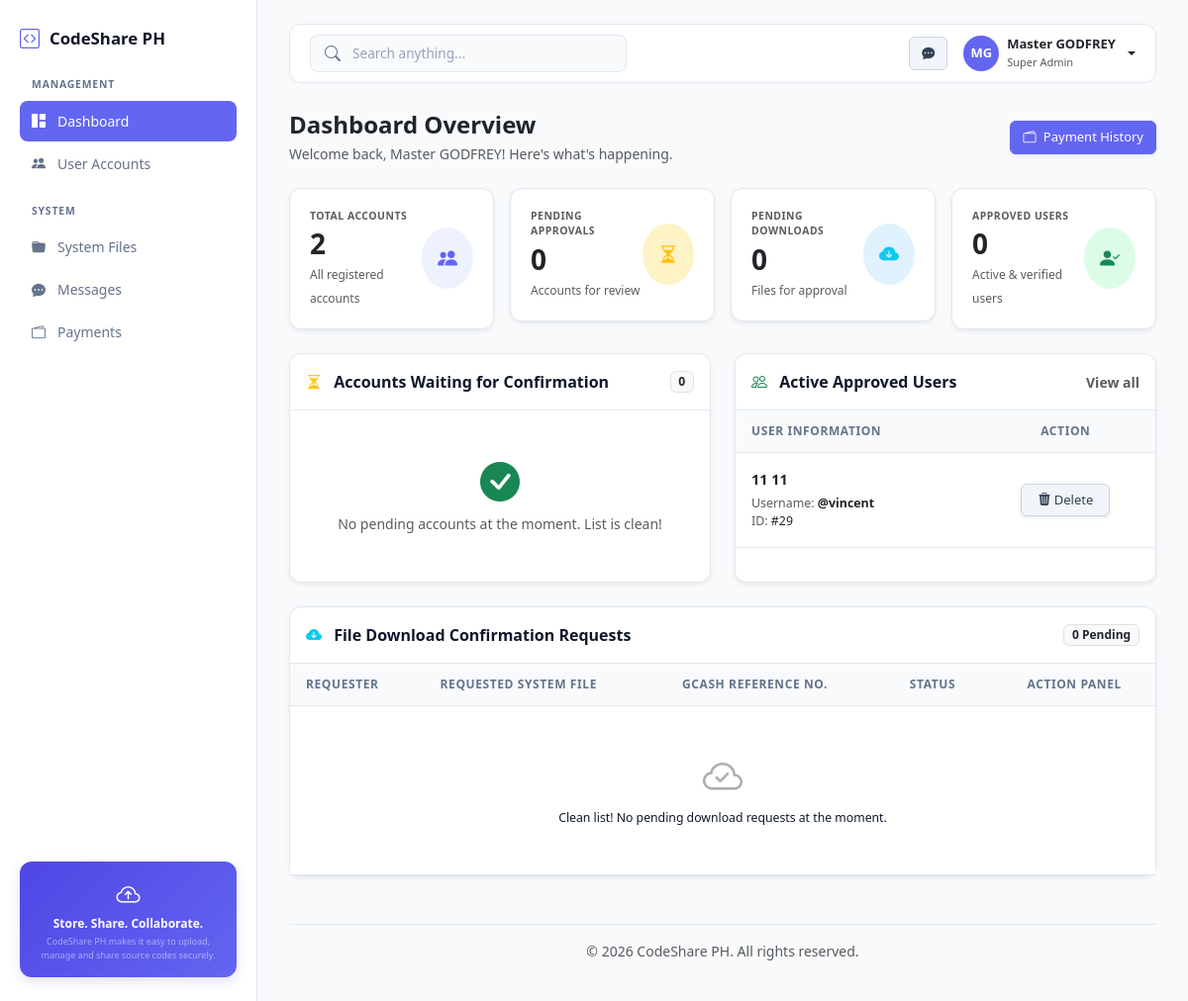
The page /admin_dashboard.php (signed in) on the database its author committed.
### tables this page shows
CREATE TABLE `users` (
  `id` int(11) NOT NULL,
  `username` varchar(50) NOT NULL,
  `password` varchar(255) DEFAULT NULL,
  `firstname` varchar(255) NOT NULL,
  `lastname` varchar(255) NOT NULL,
  `address` varchar(255) NOT NULL,
  `school_attended` varchar(255) NOT NULL,
  `mobile_email` varchar(255) NOT NULL,
  `contact` varchar(255) NOT NULL,
  `status` varchar(20) DEFAULT 'pending',
  `created_at` timestamp NOT NULL DEFAULT current_timestamp(),
  `security_question` varchar(255) DEFAULT NULL,
  `security_answer` varchar(255) DEFAULT NULL,
  `reset_otp` varchar(6) DEFAULT NULL,
  `otp_expiry` datetime DEFAULT NULL
);

### admin_dashboard.php (the view, shortened to what this page needs)
<?php
include('db.php');
$count_all = mysqli_fetch_assoc(mysqli_query($conn, "SELECT COUNT(*) as total FROM users"));
$count_pending = mysqli_fetch_assoc(mysqli_query($conn, "SELECT COUNT(*) as total FROM users WHERE status='pending'"));
$count_approved = mysqli_fetch_assoc(mysqli_query($conn, "SELECT COUNT(*) as total FROM users WHERE status='approved'"));
$count_dl_pending = mysqli_fetch_assoc(mysqli_query($conn, "SELECT COUNT(*) as total FROM download_requests WHERE status='Pending'"));
$pending_users = mysqli_query($conn, "SELECT * FROM users WHERE status='pending' ORDER BY id DESC");
$active_users = mysqli_query($conn, "SELECT * FROM users WHERE status='approved' AND username != 'GODFREY' ORDER BY id DESC");
$get_download_requests = mysqli_query($conn, "SELECT r.id, r.user_username, r.status, r.gcash_ref, c.title FROM download_requests r JOIN source_codes c ON r.code_id = c.id WHERE r.status = 'Pending' ORDER BY r.id DESC");
?>
<!DOCTYPE html>
<html lang="en">
<head>
    <link href="https://cdn.jsdelivr.net/npm/bootstrap@5.3.0/dist/css/bootstrap.min.css" rel="stylesheet">
    <link rel="stylesheet" href="https://cdn.jsdelivr.net/npm/bootstrap-icons@1.11.0/font/bootstrap-icons.css">
</head>
<body>
    <div class="sidebar">
        <a class="sidebar-brand" href="#">
            <i class="bi bi-code-square fs-5 text-indigo" style="color: var(--accent-purple);"></i>
            <span>CodeShare PH</span>
        </a>
        <div class="sidebar-menu-category">Management</div>
        <ul class="sidebar-nav">
            <li><a href="admin_dashboard.php" class="sidebar-link active"><i class="bi bi-grid-1x2-fill"></i> <span>Dashboard</span></a></li>
           <li><a href="admin_profile.php" class="sidebar-link"><i class="bi bi-people-fill"></i> <span>User Accounts</span></a></li>
        </ul>
        <div class="sidebar-menu-category">System</div>
        <ul class="sidebar-nav">
            <li><a href="system_files.php" class="sidebar-link"><i class="bi bi-folder-fill"></i> <span>System Files</span></a></li>
            <li><a href="#" id="openChatBubbleSidebar" class="sidebar-link"><i class="bi bi-chat-dots-fill"></i> <span>Messages</span></a></li>
            <li><a href="#" class="sidebar-link" data-bs-toggle="modal" data-bs-target="#paymentHistoryModal"><i class="bi bi-wallet2"></i> <span>Payments</span></a></li>
        </ul>
        <div class="sidebar-footer-card">
            <i class="bi bi-cloud-arrow-up fs-4 text-white mb-1 d-block"></i>
            <h6 class="text-white small fw-bold mb-1" style="font-size: 0.75rem;">Store. Share. Collaborate.</h6>
            <p class="text-white-50" style="font-size: 9px; margin-bottom: 0;">CodeShare PH makes it easy to upload, manage and share source codes securely.</p>
        </div>
    </div>
    <div class="main-content">
        <div class="top-navbar">
            <div class="search-box">
                <i class="bi bi-search"></i>
                <input type="text" placeholder="Search anything...">
            </div>
            <div class="d-flex align-items-center gap-3">
                <button type="button" id="openChatBubbleBtn" class="btn btn-sm btn-dark-action position-relative">
                    <i class="bi bi-chat-dots-fill"></i>
                </button>
                <div class="dropdown">
                    <a href="#" class="d-flex align-items-center gap-2 text-decoration-none dropdown-toggle text-dark" data-bs-toggle="dropdown" aria-expanded="false">
                        <div class="rounded-circle d-flex align-items-center justify-content-center text-white fw-bold" style="width: 36px; height: 36px; font-size: 13px; background-color: var(--accent-purple);">MG</div>
                        <div class="d-none d-md-block text-start" style="line-height: 1.2;">
                            <span class="d-block fw-bold" style="font-size: 0.8125rem;">Master <?php echo $_SESSION['admin']; ?></span>
                            <span class="text-muted" style="font-size: 0.6875rem;">Super Admin</span>
                        </div>
                    </a>
                </div>
            </div>
        </div>
        <div class="d-flex justify-content-between align-items-center mb-4">
            <div>
                <h2 class="fw-bold text-dark mb-1" style="font-size: 1.5rem;">Dashboard Overview</h2>
                <p class="text-muted small mb-0">Welcome back, Master <?php echo $_SESSION['admin']; ?>! Here's what's happening.</p>
            </div>
            <button class="btn btn-light-custom shadow-sm btn-sm" data-bs-toggle="modal" data-bs-target="#paymentHistoryModal">
                <i class="bi bi-wallet2 me-1"></i> Payment History
            </button>
        </div>
        <div class="row g-3 mb-4">
            <div class="col-md-3">
                <div class="stat-card-top shadow-sm">
                    <div>
                        <span class="text-muted d-block small fw-bold text-uppercase mb-1" style="font-size: 0.65rem; letter-spacing: 0.05em;">Total Accounts</span>
                        <h3 class="fw-bold m-0 text-dark"><?php echo $count_all['total']; ?></h3>
                        <span class="text-muted" style="font-size: 0.75rem;">All registered accounts</span>
                    </div>
                    <div class="p-3 rounded-circle" style="background-color: var(--accent-light); color: var(--accent-purple);">
                        <i class="bi bi-people-fill fs-5"></i>
                    </div>
                </div>
            </div>
            <div class="col-md-3">
                <div class="stat-card-top shadow-sm">
                    <div>
                        <span class="text-muted d-block small fw-bold text-uppercase mb-1" style="font-size: 0.65rem; letter-spacing: 0.05em;">Pending Approvals</span>
                        <h3 class="fw-bold m-0 text-dark"><?php echo $count_pending['total']; ?></h3>
                        <span class="text-muted" style="font-size: 0.75rem;">Accounts for review</span>
                    </div>
                    <div class="p-3 rounded-circle text-warning" style="background-color: #fef3c7;">
                        <i class="bi bi-hourglass-split fs-5"></i>
                    </div>
                </div>
            </div>
            <div class="col-md-3">
                <div class="stat-card-top shadow-sm">
                    <div>
                        <span class="text-muted d-block small fw-bold text-uppercase mb-1" style="font-size: 0.65rem; letter-spacing: 0.05em;">Pending Downloads</span>
                        <h3 class="fw-bold m-0 text-dark"><?php echo $count_dl_pending['total']; ?></h3>
                        <span class="text-muted" style="font-size: 0.75rem;">Files for approval</span>
                    </div>
                    <div class="p-3 rounded-circle text-info" style="background-color: #e0f2fe;">
                        <i class="bi bi-cloud-arrow-down-fill fs-5"></i>
                    </div>
                </div>
            </div>
            <div class="col-md-3">
                <div class="stat-card-top shadow-sm">
                    <div>
                        <span class="text-muted d-block small fw-bold text-uppercase mb-1" style="font-size: 0.65rem; letter-spacing: 0.05em;">Approved Users</span>
                        <h3 class="fw-bold m-0 text-dark"><?php echo max(0, $count_approved['total'] - 1); ?></h3>
                        <span class="text-muted" style="font-size: 0.75rem;">Active & verified users</span>
                    </div>
                    <div class="p-3 rounded-circle text-success" style="background-color: #dcfce7;">
                        <i class="bi bi-person-check-fill fs-5"></i>
                    </div>
                </div>
            </div>
        </div>
        <div class="row g-4 mb-4">
            <div class="col-lg-6">
                <div class="card shadow-sm h-100">
                    <div class="card-header fw-bold py-3 bg-transparent border-bottom d-flex justify-content-between align-items-center" style="border-color: var(--border-color) !important;">
                        <span><i class="bi bi-hourglass-split me-2 text-warning"></i> Accounts Waiting for Confirmation</span>
                        <span class="badge bg-light border text-dark"><?php echo $count_pending['total']; ?></span>
                    </div>
                    <div class="card-body p-0">
                        <?php if (mysqli_num_rows($pending_users) == 0): ?>
                            <div class="text-center py-5 text-muted small">
                                <i class="bi bi-check-circle-fill text-success display-6 d-block mb-2"></i>
                                No pending accounts at the moment. List is clean!
                            </div>
                        <?php endif; ?>
                    </div>
                </div>
            </div>
            <div class="col-lg-6">
                <div class="card shadow-sm h-100">
                    <div class="card-header fw-bold py-3 bg-transparent border-bottom d-flex justify-content-between align-items-center" style="border-color: var(--border-color) !important;">
                        <span><i class="bi bi-people me-2 text-success"></i> Active Approved Users</span>
                        <span class="text-muted small" style="cursor: pointer;">View all</span>
                    </div>
                    <div class="card-body p-0">
                        <?php if (mysqli_num_rows($active_users) == 0): ?>
                            <div class="text-center py-5 text-muted small">
                                <i class="bi bi-person-x d-block display-6 text-muted opacity-50 mb-2"></i>
                                No other registered and approved members yet.
                            </div>
                        <?php else: ?>
                            <div class="table-responsive">
                                <table class="table table-hover align-middle mb-0">
                                    <thead class="table-light">
                                        <tr>
                                            <th class="ps-3">User Information</th>
                                            <th class="text-center pe-3">Action</th>
                                        </tr>
                                    </thead>
                                    <tbody>
                                        <?php while($row = mysqli_fetch_assoc($active_users)): ?>
                                        <tr>
                                            <td class="ps-3 py-3">
                                                <div class="fw-bold text-dark" style="font-size: 0.9rem;">
                                                    <?php echo htmlspecialchars($row['firstname'] . ' ' . $row['lastname']); ?>
                                                </div>
                                                <div class="small mt-1 text-muted" style="font-size: 0.775rem;">
                                                    Username: <span class="text-dark fw-semibold">@<?php echo htmlspecialchars($row['username']); ?></span><br>
                                                    ID: <span class="text-dark">#<?php echo $row['id']; ?></span>
                                                </div>
                                            </td>
                                            <td class="text-center align-middle pe-3">
                                                <button type="button" class="btn btn-dark-action btn-sm px-3 shadow-sm" onclick="confirmDelete(<?php echo $row['id']; ?>, '<?php echo htmlspecialchars($row['firstname'] . ' ' . $row['lastname']); ?>')">
                                                    <i class="bi bi-trash3-fill"></i> Delete
                                                </button>
                                            </td>
                                        </tr>
                                        <?php endwhile; ?>
                                    </tbody>
                                </table>
                            </div>
                        <?php endif; ?>
                    </div>
                </div>
            </div>
        </div>
        <div class="card shadow-sm mb-4">
            <div class="card-header fw-bold py-3 d-flex justify-content-between align-items-center bg-transparent border-bottom" style="border-color: var(--border-color) !important;">
                <span><i class="bi bi-cloud-arrow-down-fill me-2 text-info"></i> File Download Confirmation Requests</span>
                <span class="badge bg-light text-dark border fw-bold"><?php echo $count_dl_pending['total']; ?> Pending</span>
            </div>
            <div class="card-body p-0">
                <div class="table-responsive">
                    <table class="table table-hover align-middle mb-0">
                        <thead class="table-light">
                            <tr>
                                <th class="ps-3">Requester</th>
                                <th>Requested System File</th>
                                <th>GCash Reference No.</th>
                                <th>Status</th>
                                <th class="text-center pe-3">Action Panel</th>
                            </tr>
                        </thead>
                        <tbody>
                            <?php if (mysqli_num_rows($get_download_requests) == 0): ?>
                                <tr>
                                    <td colspan="5" class="text-center py-5 text-muted small">
                                        <i class="bi bi-cloud-check display-6 d-block text-muted opacity-50 mb-2"></i> Clean list! No pending download requests at the moment.
                                    </td>
                                </tr>
                            <?php endif; ?>
                        </tbody>
                    </table>
                </div>
            </div>
        </div>
        <footer class="text-center text-muted py-3 small border-top mt-5" style="border-color: var(--border-color) !important;">
            &copy; 2026 CodeShare PH. All rights reserved.
        </footer>
    </div>
</body>
</html>

### rows shown on the page
users: firstname+lastname "11 11", username "vincent", id "29"

### other values the page prints
$_SESSION['admin'] "GODFREY"
$count_all['total'] "2"
$count_pending['total'] "0"
$count_dl_pending['total'] "0"
max(0, $count_approved['total'] - 1) "0"
